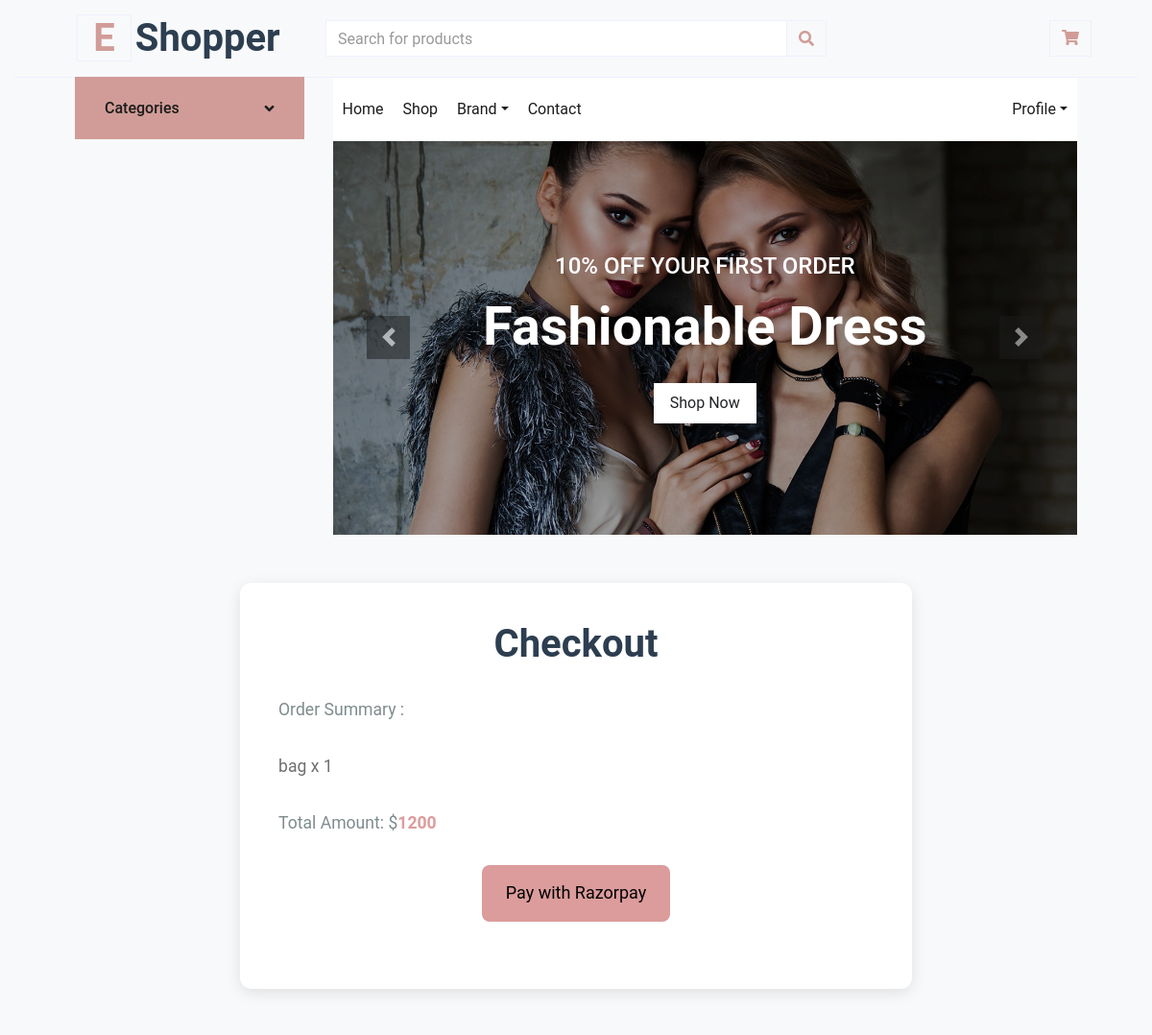
Page /product/checkout/ (signed in, upper part) on the earlier database version.
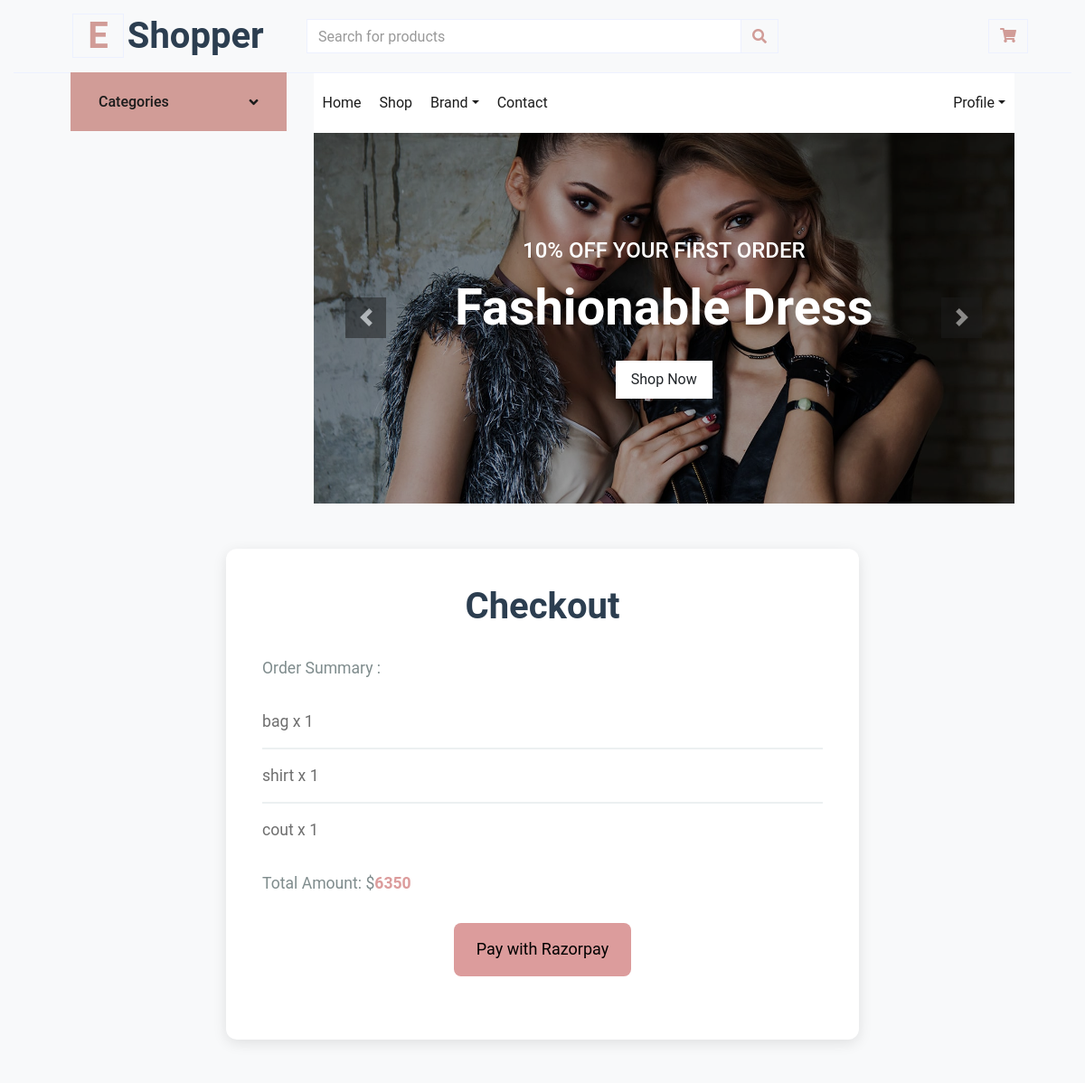
Same page on the later database version.
### product/models.py (models this page shows, shortened)
class CartItem(models.Model):
    cart = models.ForeignKey('Cart', on_delete=models.CASCADE)
    product = models.ForeignKey(Product, on_delete=models.CASCADE)
    quantity = models.PositiveIntegerField(default=1)

class Product(models.Model):
    name = models.CharField(max_length=100)
    image = models.ImageField(upload_to='product/')
    price = models.IntegerField(default=0)
    discount = models.IntegerField(default=0)
    description = models.TextField(max_length=10000)
    created_at = models.DateTimeField( default=timezone.now)
    category = models.ManyToManyField('ProductCategory',related_name='product_category',verbose_name=('category'),  default="")
    PRDBrand = models.ForeignKey('settings.Brand' ,related_name='product_brand', on_delete=models.CASCADE , blank=True, null=True ,verbose_name=_("Brand "))
    color = models.ManyToManyField('Color',related_name='product_color',null=True,blank=True)
    size = models.ManyToManyField('Size',related_name='product_size',null=True,blank=True)
    slug = models.SlugField(null=True,blank=True)

### product/views.py (the view)
# urls.py: path('checkout/', views.checkout, name='checkout'),
def checkout(request):
    cart_items = CartItem.objects.filter(cart=request.user.cart)
    total_amount = sum(item.product.price * item.quantity for item in cart_items)
    cart_count = get_cart_count(request)
    email = request.user.email
    full_name = request.user.profile.full_name
    context = {
        'cart_count': cart_count,
        'cart_items': cart_items,
        'total_amount': total_amount,
        'email':email,
        'full_name': full_name
    }
    return render(request, 'product/checkout.html/', context)

### product/models.py (called while the page is built)
    def __str__(self):
        return self.name

### product/views.py (called while the page is built)
def get_cart_count(request):
    if request.user.is_authenticated:
        cart_items = CartItem.objects.filter(cart=request.user.cart)
        cart_count = cart_items.count()
    else:
        cart_count = 0
    return cart_count

### product/templates/product/checkout.html (shortened to what this page needs)
{% extends "base.html" %}
{% load static %}
{% block body %}
<div class="container">
    <h1>Checkout</h1>
    <p>Order Summary :</p>
    <ul>
        {% for item in cart_items %}
        <li>{{ item.product.name }} x {{ item.quantity }}</li>
        {% endfor %}
    </ul>
    <p>Total Amount: $<span id="total_item_amount">{{total_amount}}</span></p>
    <button id="rzp-button1">Pay with Razorpay</button>
</div>
{% endblock body %}

Differences in the rows shown:
added CartItem: product.name "shirt", quantity "1"
added CartItem: product.name "cout", quantity "1"
Other differences:
{{ total_amount }}: "1200" → "6350"
